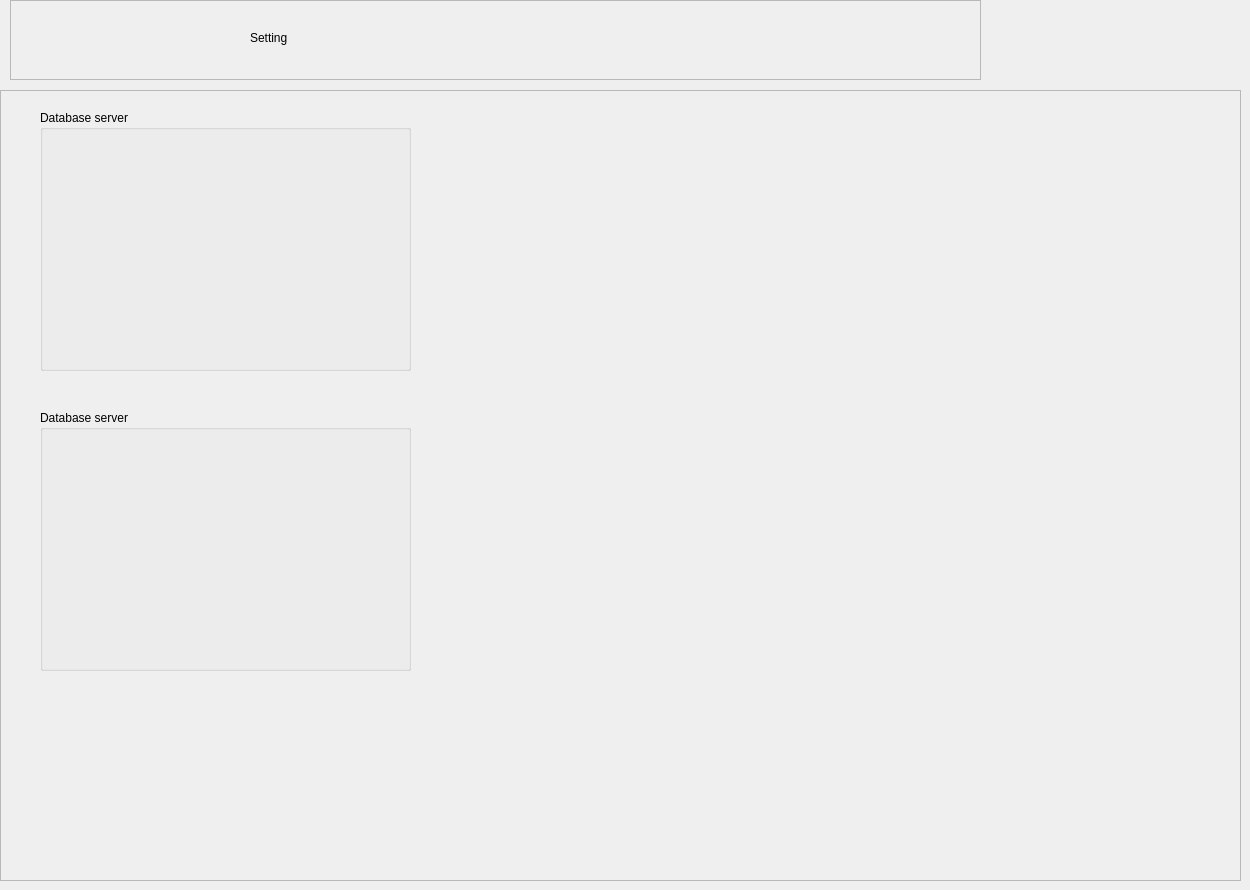
      <widget class="QWidget" name="page_setting">
       <widget class="QFrame" name="frame_6">
        <property name="geometry">
         <rect>
          <x>0</x>
          <y>90</y>
          <width>1241</width>
          <height>791</height>
         </rect>
        </property>
        <property name="frameShape">
         <enum>QFrame::StyledPanel</enum>
        </property>
        <property name="frameShadow">
         <enum>QFrame::Raised</enum>
        </property>
        <widget class="QGroupBox" name="groupBox_6">
         <property name="geometry">
          <rect>
           <x>40</x>
           <y>20</y>
           <width>371</width>
           <height>261</height>
          </rect>
         </property>
         <property name="title">
          <string>Database server</string>
         </property>
        </widget>
        <widget class="QGroupBox" name="groupBox_10">
         <property name="geometry">
          <rect>
           <x>40</x>
           <y>320</y>
           <width>371</width>
           <height>261</height>
          </rect>
         </property>
         <property name="title">
          <string>Database server</string>
         </property>
        </widget>
       </widget>
       <widget class="QFrame" name="frame_11">
        <property name="geometry">
         <rect>
          <x>10</x>
          <y>0</y>
          <width>971</width>
          <height>80</height>
         </rect>
        </property>
        <property name="frameShape">
         <enum>QFrame::StyledPanel</enum>
        </property>
        <property name="frameShadow">
         <enum>QFrame::Raised</enum>
        </property>
        <widget class="QLabel" name="label_8">
         <property name="geometry">
          <rect>
           <x>240</x>
           <y>30</y>
           <width>49</width>
           <height>16</height>
          </rect>
         </property>
         <property name="text">
          <string>Setting</string>
         </property>
        </widget>
       </widget>
      </widget>
